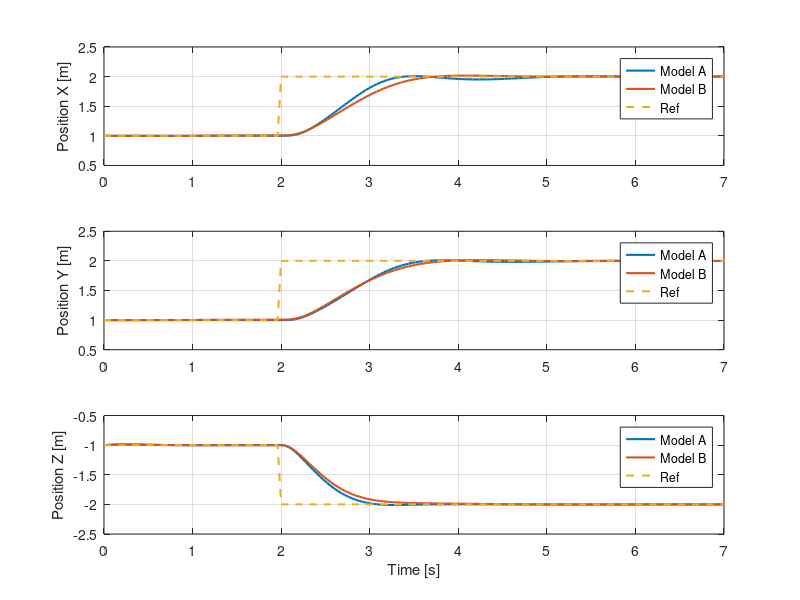
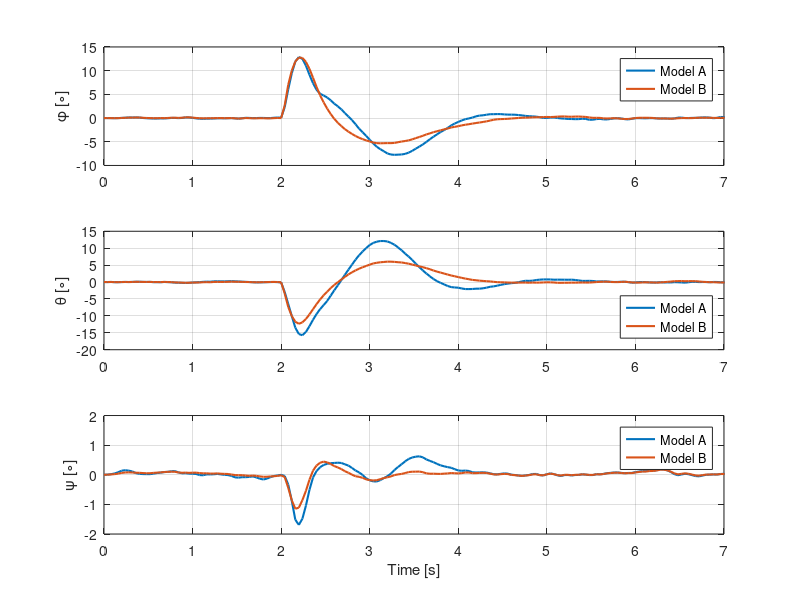

MATLAB code to generate these figures, in order:
clear;
close all;
clc;

%% Load variables: Nonlinear controller
load("Model1_stepXYZ.mat")

% Common variables
r = r_out.';
T_eq = param.nrotor_vehicle_mass_true*param.g;

start_time = 2;
sim_time = start_time + run_time;

time = 0:param.sample_time_measurements_full_state:sim_time;

% Specific variables
u_model1 = [total_thrust_cmd body_rates_cmd].';

x_state_model1 = full_state_act(:,1:9).';

x_model1 = x_state_model1(1,:);
y_model1 = x_state_model1(2,:);
z_model1 = x_state_model1(3,:);

roll_model1 = x_state_model1(7,:)*180/pi;
pitch_model1 = x_state_model1(8,:)*180/pi;
yaw_model1 = x_state_model1(9,:)*180/pi;

time_comp_model1 = solve_time_out;

%% Load variables: Linear controller
load("Model2_stepXYZ.mat")

% Specific variables
u_model2 = [total_thrust_cmd body_rates_cmd].';

x_state_model2 = full_state_act(:,1:9).';

x_model2 = x_state_model2(1,:);
y_model2= x_state_model2(2,:);
z_model2 = x_state_model2(3,:);

roll_model2 = x_state_model2(7,:)*180/pi;
pitch_model2 = x_state_model2(8,:)*180/pi;
yaw_model2 = x_state_model2(9,:)*180/pi;

time_comp_model2 = solve_time_out;

% Remove unnecessary variables
clear total_thrust_cmd body_rates_cmd full_state_meas full_state_act...
    run_time param r_out Tini solve_time_out start_time

%% Plots

% % Positions
% f_pos = figure();
% f_pos.Position = [50 100 1450 450];
% t_pos = tiledlayout(1,3,'TileSpacing','tight','Padding','tight');
% title(t_pos,'Positions','FontWeight','bold')
% 
% nexttile
% plot(time, x_nl)
% hold on
% plot(time, x_l)
% hold on
% plot(time, r(1,:))
% ylabel('X [m]') 
% xlabel('Time [s]')
% legend('Nonlinear','Linear','ref','Location','best')
% grid on
% 
% nexttile
% plot(time, y_nl)
% hold on
% plot(time, y_l)
% hold on
% plot(time, r(2,:))
% ylabel('Y [m]') 
% xlabel('Time [s]')
% legend('Nonlinear','Linear','ref','Location','best')
% grid on
% 
% nexttile
% plot(time, z_nl)
% hold on
% plot(time, z_l)
% hold on
% plot(time, r(3,:))
% ylabel('Z [m]') 
% xlabel('Time [s]')
% legend('Nonlinear','Linear','ref','Location','best')
% grid on


% % Euler Angles
% f_ang = figure();
% f_ang.Position = [50 100 1450 600];
% t_ang = tiledlayout(1,3,'TileSpacing','tight','Padding','tight');
% title(t_ang,'Euler Angles','FontWeight','bold')
% 
% nexttile
% plot(time, roll_nl)
% hold on
% plot(time, roll_l)
% ylabel('Phi [º]') 
% xlabel('Time [s]')
% legend('Nonlinear','Linear','Location','best')
% grid on
% 
% nexttile
% plot(time, pitch_nl)
% hold on
% plot(time, pitch_l)
% ylabel('Theta [º]') 
% xlabel('Time [s]')
% legend('Nonlinear','Linear','Location','best')
% grid on
% 
% nexttile
% plot(time, yaw_nl)
% hold on
% plot(time, yaw_l)
% ylabel('Psi [º]') 
% xlabel('Time [s]')
% legend('Nonlinear','Linear','Location','best')
% grid on
% 
% 
% % Thrust
% figure()
% plot(time, u_nl(1,:))
% hold on
% plot(time, u_l(1,:))
% hold on
% plot(time, T_eq*ones(1,length(time)), '--')
% ylabel('T [N]') 
% xlabel('Time [s]')
% legend('Nonlinear','Linear','ref','Location','best')
% grid on


% % Position XY
% myFigure1 = figure();
% plot(time, x_nl, 'LineWidth',1.5)
% hold on
% plot(time, x_l, 'LineWidth',1.5)
% hold on
% plot(time, y_nl, 'LineWidth',1.5)
% hold on
% plot(time, y_l, 'LineWidth',1.5)
% hold on
% plot(time, r(1,:), '--', 'LineWidth',1.5)
% ylabel('Position [m]') 
% xlabel('Time [s]')
% legend('X_{nonlinear}','X_{linear}','Y_{nonlinear}','Y_{linear}','Ref','Location','east')
% grid on
% xlim([0 8])
% 
% % Position Z
% myFigure2 = figure();
% plot(time, z_nl, 'LineWidth',1.5)
% hold on
% plot(time, z_l, 'LineWidth',1.5)
% hold on
% plot(time, r(3,:), '--', 'LineWidth',1.5)
% ylabel('Position Z [m]') 
% xlabel('Time [s]')
% legend('Nonlinear','Linear','ref','Location','best')
% grid on
% xlim([0 8])
% 
% % Euler Angles
% myFigure3 = figure();
% plot(time, roll_nl, 'LineWidth',1.5)
% hold on
% plot(time, roll_l, 'LineWidth',1.5)
% hold on
% plot(time, pitch_nl, 'LineWidth',1.5)
% hold on
% plot(time, pitch_l, 'LineWidth',1.5)
% hold on
% plot(time, yaw_nl, 'LineWidth',1.5)
% hold on
% plot(time, yaw_l, 'LineWidth',1.5)
% ylabel('Euler Angles [\circ]') 
% xlabel('Time [s]')
% legend('\phi_{nonlinear}','\phi_{linear}','\theta_{nonlinear}','\theta_{linear}','\psi_{nonlinear}','\psi_{linear}','Location','southeast')
% grid on
% xlim([0 8])

% saveFigAsPDF(myFigure1,'Figures_PDF/XY_stepXYZ_model2');
% saveFigAsPDF(myFigure2,'Figures_PDF/Z_stepXYZ_model2');
% saveFigAsPDF(myFigure3,'Figures_PDF/Euler_stepXYZ_model2');


% figure()
% plot(x_nl,y_nl)
% ylabel('Y [m]') 
% xlabel('X [n]')
% xlim([0.5 2.5])
% ylim([0.5 2.5])
% grid on


% Position XYZ
myFigure4= figure();

subplot(3,1,1)
plot(time, x_model1, 'LineWidth',1.5)
hold on
plot(time, x_model2, 'LineWidth',1.5)
hold on
plot(time, r(1,:), '--', 'LineWidth',1.5)
ylabel('Position X [m]') 
xlim([0 7])
ylim([0.5 2.5])
legend('Model A','Model B','Ref','Location','best')
grid on

subplot(3,1,2)
plot(time, y_model1, 'LineWidth',1.5)
hold on
plot(time, y_model2, 'LineWidth',1.5)
hold on
plot(time, r(2,:), '--', 'LineWidth',1.5)
ylabel('Position Y [m]') 
xlim([0 7])
ylim([0.5 2.5])
legend('Model A','Model B','Ref','Location','best')
grid on

subplot(3,1,3)
plot(time, z_model1, 'LineWidth',1.5)
hold on
plot(time, z_model2, 'LineWidth',1.5)
hold on
plot(time, r(3,:), '--', 'LineWidth',1.5)
ylabel('Position Z [m]') 
xlabel('Time [s]')
xlim([0 7])
ylim([-2.5 -0.5])
legend('Model A','Model B','Ref','Location','best')
grid on

% Euler Angles
myFigure5= figure();

subplot(3,1,1)
plot(time, roll_model1, 'LineWidth',1.5)
hold on
plot(time, roll_model2, 'LineWidth',1.5)
ylabel('\phi [\circ]') 
legend('Model A','Model B','Location','northeast')
grid on
xlim([0 7])

subplot(3,1,2)
plot(time, pitch_model1, 'LineWidth',1.5)
hold on
plot(time, pitch_model2, 'LineWidth',1.5)
ylabel('\theta [\circ]') 
legend('Model A','Model B','Location','southeast')
grid on
xlim([0 7])

subplot(3,1,3)
plot(time, yaw_model1, 'LineWidth',1.5)
hold on
plot(time, yaw_model2, 'LineWidth',1.5)
ylabel('\psi [\circ]') 
xlabel('Time [s]')
legend('Model A','Model B','Location','northeast')
grid on
xlim([0 7])
ylim([-2 2])

% xlimit = 5/0.04;

% myFigure6 = figure();
% plot(time_comp_model1,'LineWidth',1.5)
% hold on
% plot(time_comp_model2,'LineWidth',1.5)
% ylabel('Solve Time [s]') 
% xlabel('Number of Time Samples')
% xlim([0 xlimit])
% % ylim([0.5 2.5])
% grid on

% saveFigAsPDF(myFigure4,'Figures_PDF/Position_stepXYZ_model1_vs_model2');
% saveFigAsPDF(myFigure5,'Figures_PDF/Orientation_stepXYZ_model1_vs_model2');

